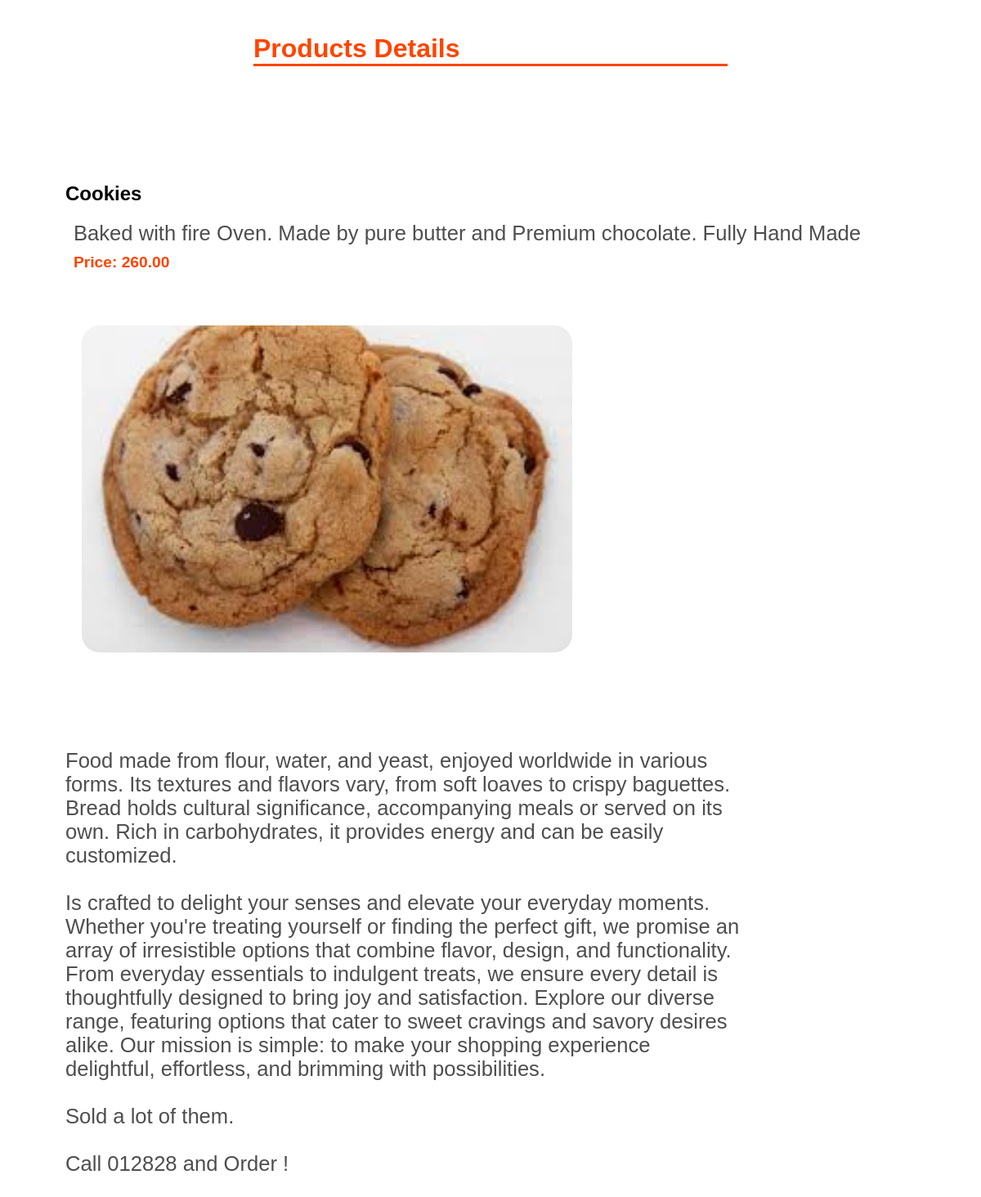
The page /Products/product/6 on the database its author committed.
### Products/models.py (models this page shows, shortened)
class Product(models.Model):
  name = models.CharField(max_length=100)
  description = models.TextField()
  image = models.ImageField(upload_to='products', null=True, blank=True)
  price = models.DecimalField(max_digits=10, decimal_places=2)
  base_price = models.DecimalField(max_digits=10, decimal_places=2)
  Category = models.ForeignKey(Category, on_delete=models.CASCADE)
  in_stock = models.BooleanField(default=True)
  class Meta:
    verbose_name = 'Product'
    verbose_name_plural = 'Products'

### Products/views.py (the view)
# urls.py: path('product/<int:id>', product_detail, name='product_detail')
def product_detail(request, id):
  try:
    product = Product.objects.get(id=id)
  except Product.DoesNotExist:
    product = None
  context = {
    "product" : product
    }
  return render(request, 'product_details.html', context)

### Products/templates/product_details.html (shortened to what this page needs)
{% load static %}
<!DOCTYPE html>
<html lang="en">
<head>
  <link rel="stylesheet" href="{% static 'product.css' %}">
</head>
<body>
  <H1>Products Details</H1>
  <div class="products">
    <div class="product">
      <h2>{{product.name}}</h2>
      <p id="description">{{product.description}}</p>
      <p id="price">Price: {{product.price}}</p> <br><br>
      <img id="image" src="{{product.image.url}}" >
  <br><br> <br> <br>
      <div class="des">
        Food made from flour, water, and yeast, enjoyed worldwide in various forms. Its textures and flavors vary, from soft loaves to crispy baguettes. Bread holds cultural significance,
        accompanying meals or served on its own. Rich in carbohydrates, it provides energy and can be easily customized. <br> <br>
        Is crafted to delight your senses and elevate your everyday moments. Whether you're treating yourself or finding the perfect gift, we promise an array of irresistible options that combine flavor,
        design, and functionality. From everyday essentials to indulgent treats, we ensure every detail is thoughtfully designed to bring joy and satisfaction.
         Explore our diverse range, featuring options that cater to sweet cravings and savory desires alike.
         Our mission is simple: to make your shopping experience delightful, effortless, and brimming with possibilities.
         <br> <br> Sold a lot of them. <br> <br>Call 012828 and Order !
      </div>
    </div>
  </div>
</body>

### Products/static/product.css (style rules this page uses)
body { font-family: Arial, Helvetica, sans-serif; margin-left: 20%; margin: 20px; display: flex; align-items: center; flex-direction: column; justify-content: space-evenly; }
h1 { color: orangered; border-bottom: 3px solid orangered; width: 50%; }
.products { margin: 100px 60px; }
.product { margin-bottom: 100px; }
.des { display: flex; align-items: center; justify-content: center; font-size: 1.6em; margin-top: 40px; color: #4e4e4e; width: 80%; }
#description { font-size: 1.6em; margin: 10px; color: #4e4e4e; }
#price { font-size: 1.2em; margin: 10px; color: orangered; font-weight: bold; }
#image { margin: 20px; width: 600px; height: 400px; border-radius: 22px; }

### rows shown on the page
Product: name "Cookies", description "Baked with fire Oven. Made by pure butter and Premium chocolate. Fully Hand Made", price "260.00", image (picture)
